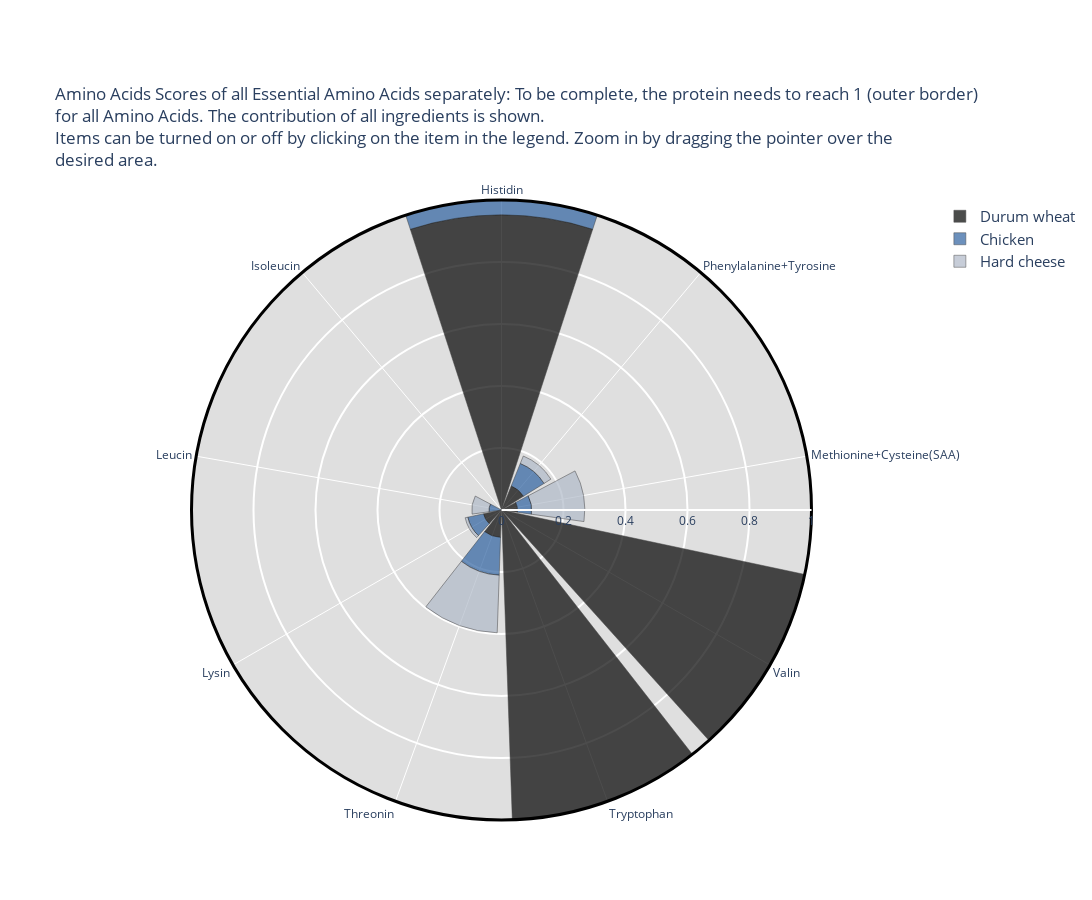

Notebook code cell kept with this figure:
### Code cell
#https://medium.com/@abhishekdas.nitc/nightingale-plots-in-python-using-plotly-da42bc18d15d

# initiate plotly go

import plotly.graph_objects as go
import plotly

fig = go.Figure()

i = 0

# show stacked plots for every ingredient:
for ingredient in ingredients:

    fig.add_trace(go.Barpolar(
        # this is the value
        r = list(df_aa_sep[ingredient]),
        # this is the name of amino acid
        theta=list(df_aa_sep.index),
        
        name = ingredient,
#         color is taken from oslo with step 2
        marker_color=oslo_rgb[i*2],

        marker_line_color="black",
        hoverinfo = ['all'],
        opacity=0.7   
    ))
    i += 2
    



# choose title, font size, size
fig.update_layout(
    title='Amino Acids Scores of all Essential Amino Acids separately: To be complete, the protein needs to reach 1 (outer border) <br>for all Amino Acids. The contribution of all ingredients is shown. <br>Items can be turned on or off by clicking on the item in the legend. Zoom in by dragging the pointer over the<br>desired area.',
    font_size=12,
    legend_font_size=15,
    polar_angularaxis_rotation=90,
    width=1100,
    height=900,
    
    # set ticks and lines
    polar = dict(
              bgcolor = "rgb(223, 223, 223)",
              angularaxis = 
                dict(
                    linewidth = 3,
                    showline=True,
                    linecolor='black'
                    ),
          radialaxis = 
                dict( tickmode = 'array', 
                     
                     # only show plot up to value 1
                     range=[0, 1],
                     # set ticks
                     tickvals = [0, 0.2, 0.4, 0.6, 0.8, 1, 1.2],       
                    showline = True,
                    linewidth = 2,
                    gridcolor = "white",
                    gridwidth = 2,
                    )
                ),

            )
# update gap betweem title and plot
fig.update_layout( margin={'t': 200})

fig.show()
# fig.write_html("AASRoseChart2.html")

### Figure 1 — Plotly figure (JSON) as saved in the notebook; plotly's stock layout.template omitted (floating-point values rounded to 4 significant figures)
{"data": [{"hoverinfo": ["all"], "marker": {"color": "rgb(0, 1, 0)", "line": {"color": "black"}}, "name": "Durum wheat", "opacity": 0.7, "r": [0.952, 0, 0.0004162, 0.05924, 0.08835, 3.847, 2.094, 0.05188, 0.08366], "theta": ["Histidin", "Isoleucin", "Leucin", "Lysin", "Threonin", "Tryptophan", "Valin", "Methionine+Cysteine(SAA)", "Phenylalanine+Tyrosine"], "type": "barpolar"}, {"hoverinfo": ["all"], "marker": {"color": "rgb(46, 98, 160)", "line": {"color": "black"}}, "name": "Chicken", "opacity": 0.7, "r": [0.07511, 0, 0.03995, 0.05183, 0.1219, 4.693, 0.6305, 0.04562, 0.07819], "theta": ["Histidin", "Isoleucin", "Leucin", "Lysin", "Threonin", "Tryptophan", "Valin", "Methionine+Cysteine(SAA)", "Phenylalanine+Tyrosine"], "type": "barpolar"}, {"hoverinfo": ["all"], "marker": {"color": "rgb(176, 185, 200)", "line": {"color": "black"}}, "name": "Hard cheese", "opacity": 0.7, "r": [0.01058, 0, 0.05549, 0.008815, 0.1862, 0.2564, 0.476, 0.1711, 0.02601], "theta": ["Histidin", "Isoleucin", "Leucin", "Lysin", "Threonin", "Tryptophan", "Valin", "Methionine+Cysteine(SAA)", "Phenylalanine+Tyrosine"], "type": "barpolar"}], "layout": {"font": {"size": 12}, "height": 900, "legend": {"font": {"size": 15}}, "margin": {"t": 200}, "polar": {"angularaxis": {"linecolor": "black", "linewidth": 3, "rotation": 90, "showline": true}, "bgcolor": "rgb(223, 223, 223)", "radialaxis": {"gridcolor": "white", "gridwidth": 2, "linewidth": 2, "range": [0, 1], "showline": true, "tickmode": "array", "tickvals": [0, 0.2, 0.4, 0.6, 0.8, 1, 1.2]}}, "title": {"text": "Amino Acids Scores of all Essential Amino Acids separately: To be complete, the protein needs to reach 1 (outer border) <br>for all Amino Acids. The contribution of all ingredients is shown. <br>Items can be turned on or off by clicking on the item in the legend. Zoom in by dragging the pointer over the<br>desired area."}, "width": 1100}}
